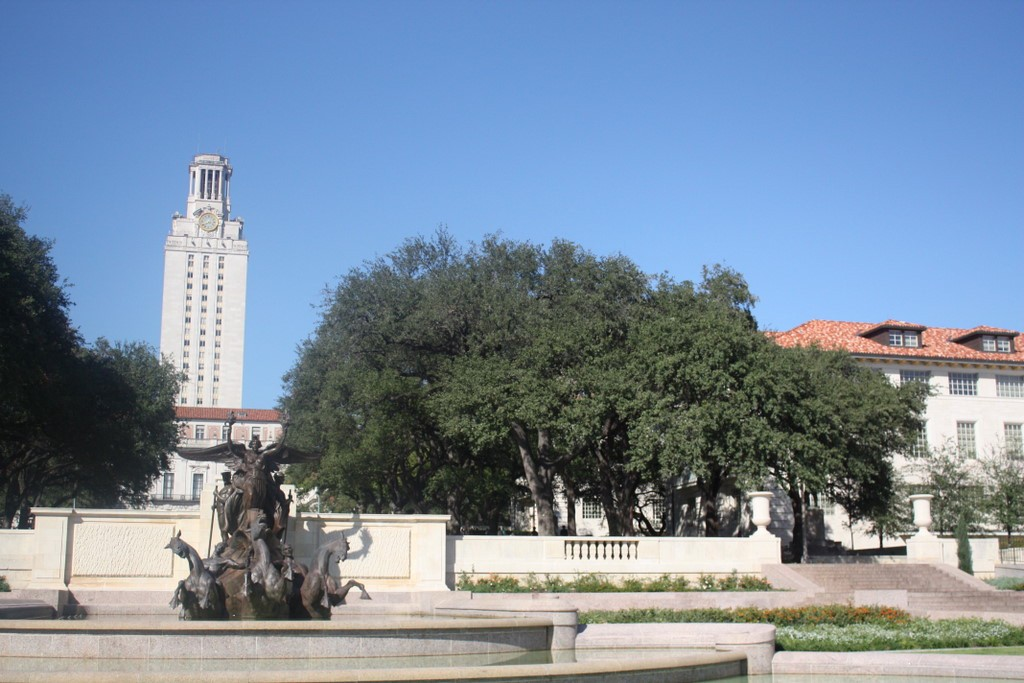
#> input picture Chapitre 6/images/left.jpg, 1024 x 683 px
$ jupyter execute 'Panorama à partir de plusieurs images.ipynb'
#> lines starting #> are read from the running program, lines starting #| are printed output that depends on the picture
### Chapitre 6/stitch.py
# Credits : https://github.com/ndvinh98/Panorama/tree/master

import cv2
import numpy as np


def blendingMask(height, width, barrier, smoothing_window, left_biased=True):
    assert barrier < width
    mask = np.zeros((height, width))

    offset = int(smoothing_window / 2)
    try:
        if left_biased:
            mask[:, barrier - offset : barrier + offset + 1] = np.tile(
                np.linspace(1, 0, 2 * offset + 1).T, (height, 1)
            )
            mask[:, : barrier - offset] = 1
        else:
            mask[:, barrier - offset : barrier + offset + 1] = np.tile(
                np.linspace(0, 1, 2 * offset + 1).T, (height, 1)
            )
            mask[:, barrier + offset :] = 1
    except BaseException:
        if left_biased:
            mask[:, barrier - offset : barrier + offset + 1] = np.tile(
                np.linspace(1, 0, 2 * offset).T, (height, 1)
            )
            mask[:, : barrier - offset] = 1
        else:
            mask[:, barrier - offset : barrier + offset + 1] = np.tile(
                np.linspace(0, 1, 2 * offset).T, (height, 1)
            )
            mask[:, barrier + offset :] = 1

    return cv2.merge([mask, mask, mask])


def panoramaBlending(dst_img_rz, src_img_warped, width_dst, side, showstep=False):
    """Given two aligned images @dst_img and @src_img_warped, and the @width_dst is width of dst_img
    before resize, that indicates where there is the discontinuity between the images,
    this function produce a smoothed transient in the overlapping.
    @smoothing_window is a parameter that determines the width of the transient
    left_biased is a flag that determines whether it is masked the left image,
    or the right one"""

    h, w, _ = dst_img_rz.shape
    smoothing_window = int(width_dst / 8)
    barrier = width_dst - int(smoothing_window / 2)
    mask1 = blendingMask(
        h, w, barrier, smoothing_window=smoothing_window, left_biased=True
    )
    mask2 = blendingMask(
        h, w, barrier, smoothing_window=smoothing_window, left_biased=False
    )

    if showstep:
        nonblend = src_img_warped + dst_img_rz
    else:
        nonblend = None
        leftside = None
        rightside = None

    if side == "left":
        dst_img_rz = cv2.flip(dst_img_rz, 1)
        src_img_warped = cv2.flip(src_img_warped, 1)
        dst_img_rz = dst_img_rz * mask1
        src_img_warped = src_img_warped * mask2
        pano = src_img_warped + dst_img_rz
        pano = cv2.flip(pano, 1)
        if showstep:
            leftside = cv2.flip(src_img_warped, 1)
            rightside = cv2.flip(dst_img_rz, 1)
    else:
        dst_img_rz = dst_img_rz * mask1
        src_img_warped = src_img_warped * mask2
        pano = src_img_warped + dst_img_rz
        if showstep:
            leftside = dst_img_rz
            rightside = src_img_warped

    return pano, nonblend, leftside, rightside


def warpTwoImages(src_img, dst_img,H, showstep=False):


    # get height and width of two images
    height_src, width_src = src_img.shape[:2]
    height_dst, width_dst = dst_img.shape[:2]

    # extract conners of two images: top-left, bottom-left, bottom-right, top-right
    pts1 = np.float32(
        [[0, 0], [0, height_src], [width_src, height_src], [width_src, 0]]
    ).reshape(-1, 1, 2)
    pts2 = np.float32(
        [[0, 0], [0, height_dst], [width_dst, height_dst], [width_dst, 0]]
    ).reshape(-1, 1, 2)

    try:
        # aply homography to conners of src_img
        pts1_ = cv2.perspectiveTransform(pts1, H)
        pts = np.concatenate((pts1_, pts2), axis=0)

        # find max min of x,y coordinate
        [xmin, ymin] = np.int64(pts.min(axis=0).ravel() - 0.5)
        [_, ymax] = np.int64(pts.max(axis=0).ravel() + 0.5)
        t = [-xmin, -ymin]

        # top left point of image which apply homography matrix, which has x coordinate < 0, has side=left
        # otherwise side=right
        # source image is merged to the left side or right side of destination image
        if pts[0][0][0] < 0:
            side = "left"
            width_pano = width_dst + t[0]
        else:
            width_pano = int(pts1_[3][0][0])
            side = "right"
        height_pano = ymax - ymin

        # Translation
        # https://stackoverflow.com/a/20355545
        Ht = np.array([[1, 0, t[0]], [0, 1, t[1]], [0, 0, 1]])
        src_img_warped = cv2.warpPerspective(
            src_img, Ht.dot(H), (width_pano, height_pano)
        )
        # generating size of dst_img_rz which has the same size as src_img_warped
        dst_img_rz = np.zeros((height_pano, width_pano, 3))
        if side == "left":
            dst_img_rz[t[1] : height_src + t[1], t[0] : width_dst + t[0]] = dst_img
        else:
            dst_img_rz[t[1] : height_src + t[1], :width_dst] = dst_img

        # blending panorama
        pano, nonblend, leftside, rightside = panoramaBlending(
            dst_img_rz, src_img_warped, width_dst, side, showstep=showstep
        )

        # croping black region
        pano = crop(pano, height_dst, pts)
        return pano, nonblend, leftside, rightside
    except BaseException:
        raise Exception("Please try again with another image set!")


# [30 lines left out: function multiStitching, not called in this run]


def crop(panorama, h_dst, conners):
    """crop panorama based on destination.
    @param panorama is the panorama
    @param h_dst is the hight of destination image
    @param conner is the tuple which containing 4 conners of warped image and
    4 conners of destination image"""
    # find max min of x,y coordinate
    [xmin, ymin] = np.int32(conners.min(axis=0).ravel() - 0.5)
    t = [-xmin, -ymin]
    conners = conners.astype(int)

    # conners[0][0][0] is the X coordinate of top-left point of warped image
    # If it has value<0, warp image is merged to the left side of destination image
    # otherwise is merged to the right side of destination image
    if conners[0][0][0] < 0:
        n = abs(-conners[1][0][0] + conners[0][0][0])
        panorama = panorama[t[1] : h_dst + t[1], n:, :]
    else:
        if conners[2][0][0] < conners[3][0][0]:
            panorama = panorama[t[1] : h_dst + t[1], 0 : conners[2][0][0], :]
        else:
            panorama = panorama[t[1] : h_dst + t[1], 0 : conners[3][0][0], :]
    return panorama

### Chapitre 6/Panorama à partir de plusieurs images.ipynb
### Coutures panoramiques
À titre d'exemple simple, considérons l'assemblage panoramique où nous avons deux images prises côte à côte avec un certain chevauchement, et nous souhaitons combiner ces deux images pour obtenir un point panoramique. Nous pouvons le faire en trois étapes :
- 1.) Rechercher des fonctionnalités dans les deux images
- 2.) Pour chaque fonctionnalité, trouvez la paire correspondante dans l'autre image
- 3.) Superposez les images de manière à ce que les paires soient alignées le mieux possible

*Figure 7: Panorama Stitching. [source](http://rpg.ifi.uzh.ch/docs/teaching/2019/05_feature_detection_1.pdf)*

Le plus difficile est de détecter les mêmes points indépendamment dans les deux images. Nous avons besoin de détecteurs de caractéristiques reproductibles, ce qui signifie que nous devons re-détecter les mêmes caractéristiques d'une image dans une autre.

Deuxièmement, nous devons trouver distinctement les caractéristiques correspondantes dans les deux images. Pour ce faire, nous utilisons des descripteurs. Les descripteurs sont une description d'un pixel et des caractéristiques qui l'entourent qui identifient le pixel de manière unique et sans ambiguïté. Le descripteur doit être robuste aux changements géométriques et d'éclairage afin que nous puissions trouver le même descripteur dans une image différente. De tels changements géométriques peuvent être : des changements de translation, de rotation, de mise à l'échelle et de perspective.

Un changement d'éclairage est une transformation simple et affine d'une valeur de pixels par un facteur constant *B*. Il peut facilement être surmonté en divisant une image par sa valeur d'intensité moyenne.

L'invariation de rotation est plus difficile à réaliser. Nous pourrions - par exemple - toujours faire pivoter nos entités détectées de telle sorte que les lignes les plus dominantes soient horizontales, mais nous verrons des méthodes plus efficaces plus loin dans cet article.

Lorsque nous détectons des fonctionnalités, nous utilisons généralement deux méthodes différentes : la **détection de coin** et la **détection de blob**.
Un coin est une région de contraste qui change de manière significative dans deux directions perpendiculaires. Il a une très grande précision de localisation mais est souvent difficile à distinguer. En revanche, un Blob est une région d’image qui diffère considérablement de ses voisines – comme un motif petit mais dominant. Les blobs sont moins précis en localisation que les coins, mais sont plus distincts et donc plus faciles à redétecter.

[cell 1]
import cv2
import os
import numpy as np
import matplotlib.pyplot as plt
from stitch import *

[cell 2]
rgb_l = cv2.cvtColor(cv2.imread("images/left.jpg"), cv2.COLOR_BGR2RGB)
gray_l = cv2.cvtColor(rgb_l, cv2.COLOR_RGB2GRAY)
rgb_r = cv2.cvtColor(cv2.imread("images/right.jpg"), cv2.COLOR_BGR2RGB)
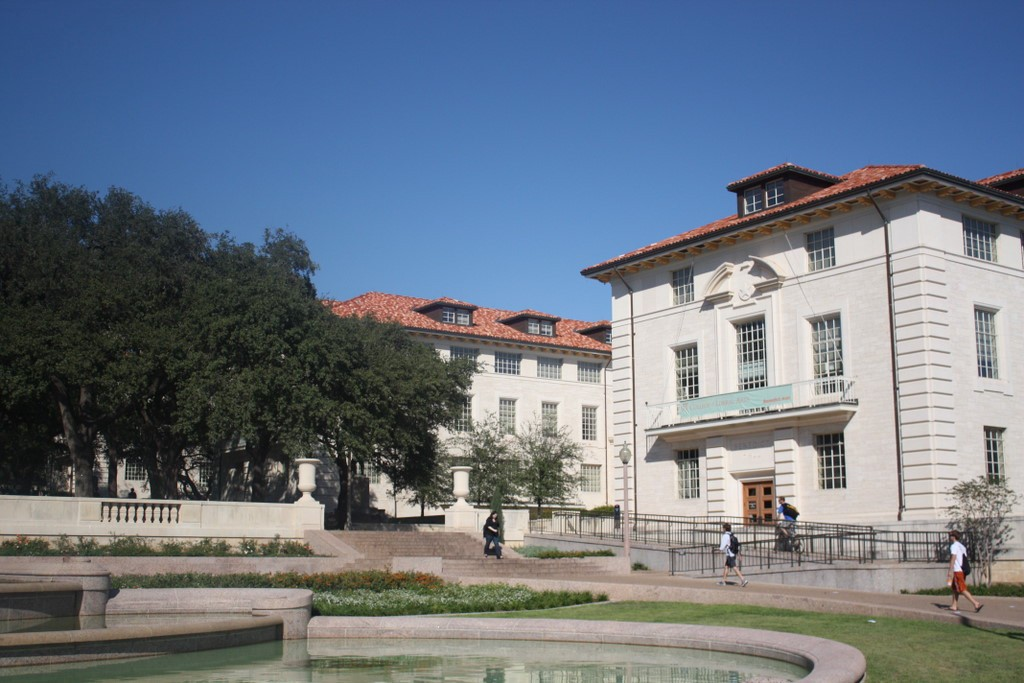
#> input picture Chapitre 6/images/right.jpg, 1024 x 683 px
gray_r = cv2.cvtColor(rgb_r, cv2.COLOR_RGB2GRAY)
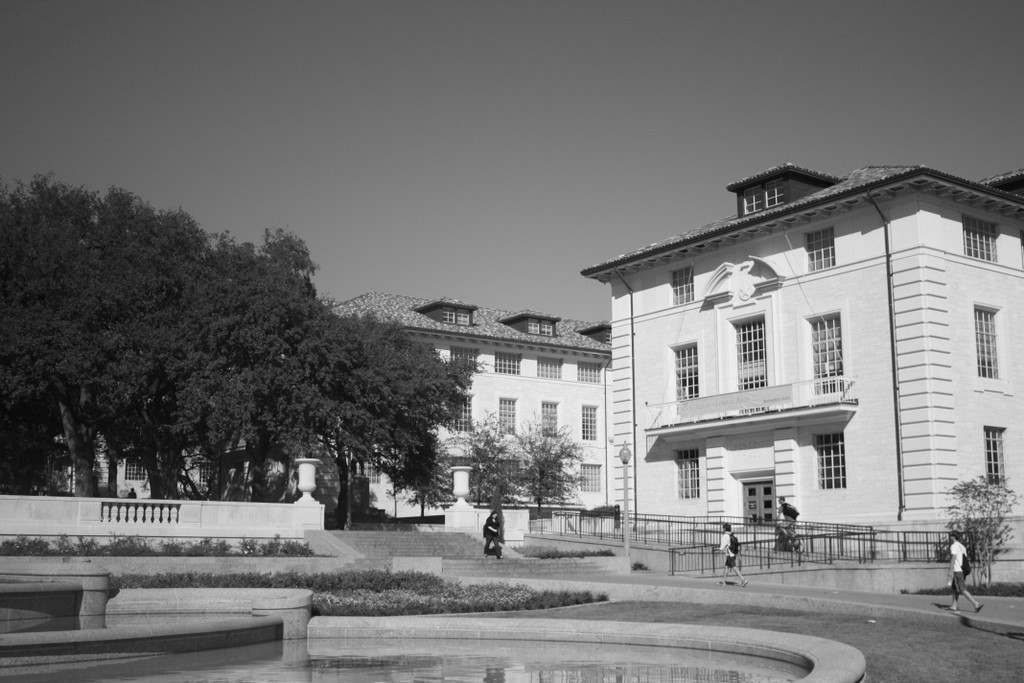
#> gray_r: shape (683, 1024); min 3, max 253, mean 117

[cell 3]
md = cv2.SIFT_create()
# Trouvez des points d'intérêt et des fonctionnalités informatiques.
k0,des1 = md.detectAndCompute(gray_l, None)
#> k0 = 5346 keypoints; strongest (x, y, size): (620, 556, 2.4), (612, 556, 2.2), (698, 499, 3.5), (772, 470, 2.8)
k1,des2 = md.detectAndCompute(gray_r, None)
#> k1 = 4239 keypoints; strongest (x, y, size): (958, 550, 9.6), (490, 528, 2), (440, 520, 6.8), (376, 451, 1.8)

[cell 4]
img0_kp= cv2.drawKeypoints(rgb_l.copy(), k0, rgb_l.copy(), flags=cv2.DRAW_MATCHES_FLAGS_DRAW_RICH_KEYPOINTS)
img1_kp=cv2.drawKeypoints(rgb_r.copy(), k1, rgb_r.copy(), flags=cv2.DRAW_MATCHES_FLAGS_DRAW_RICH_KEYPOINTS)

plt_img = np.concatenate((img0_kp, img1_kp), axis=1)
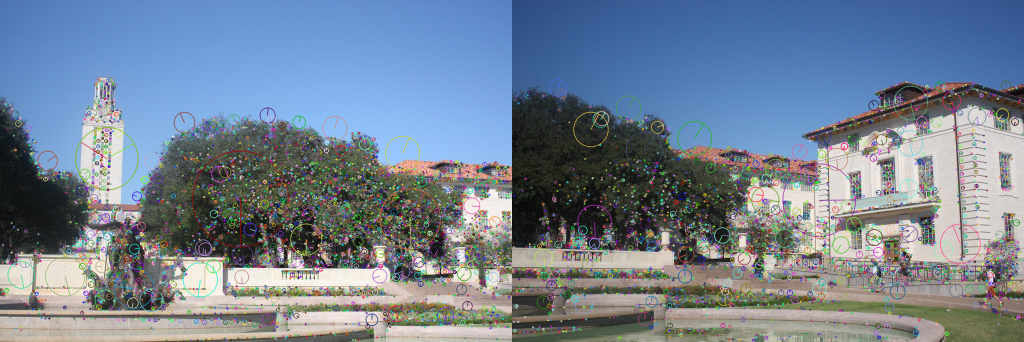
#> plt_img: shape (683, 2048, 3) (shown at 1/2 size); mean R, G, B 115.5, 130, 147
plt.figure(figsize=(15,15))
plt.imshow(plt_img)

[cell 5]
# Paramètres FLANN
FLANN_INDEX_KDTREE = 1
index_params = dict(algorithm = FLANN_INDEX_KDTREE, trees = 5)
search_params = dict(checks=50) # or pass empty dictionary
flann = cv2.FlannBasedMatcher(index_params,search_params)
matches = flann.knnMatch(des1,des2,k=2)
#> matches = 5346 matches
matchesMask = [[0,0] for i in range(len(matches))]
#> matchesMask = 5346 pairs, first value 0 to 0, second value 0 to 0
good = []
for i,(m,n) in enumerate(matches):
 if m.distance < 0.8*n.distance:
    good.append(m)
    matchesMask[i]=[1,0]
#> after the loop, good = 1208 matches; matchesMask = 5346 pairs, first value 0 to 1, second value 0 to 0

[cell 6]
src_points = np.float32([k0[m.queryIdx].pt for m in good]).reshape(-1, 1, 2)
#> src_points = 1208 rows, first 8: [54.04, 268.1], [72.61, 572.9], [75.44, 525], [77.34, 627.5], [82.47, 355], [82.48, 635.5], [90.47, 599.7], [129.9, 510.8]
dst_points = np.float32([k1[m.trainIdx].pt for m in good]).reshape(-1, 1, 2)
#> dst_points = 1208 rows, first 8: [292.3, 502], [622.1, 491.4], [575.9, 365.9], [826.2, 401.5], [257.4, 437.8], [892.6, 403.8], [89.34, 561], [9.89, 538.2]

[cell 7]
draw_params = dict(matchColor = (0,255,0),
 singlePointColor = (255,0,0),
 matchesMask = matchesMask,
 flags = cv2.DrawMatchesFlags_DEFAULT)
#> draw_params = 4 items
img = cv2.drawMatchesKnn(rgb_l.copy(),k0,rgb_r.copy(),k1,matches,None,**draw_params)
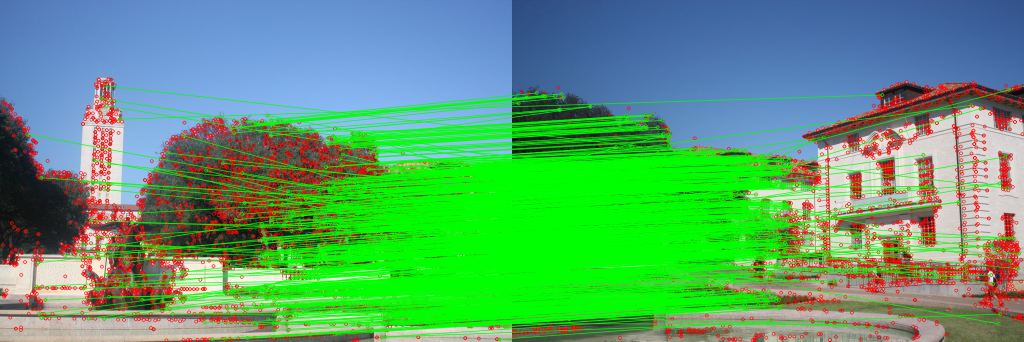
#> img: shape (683, 2048, 3) (shown at 1/2 size); mean R, G, B 92.4, 159.6, 110.8

[cell 8]
plt.figure(figsize=(15,15))
plt.imshow(img)

[cell 9]
H, mask = cv2.findHomography(src_points, dst_points, cv2.RANSAC, 5.0)
#> H = [[1.3, -0.0743, -573.6], [0.169, 1.22, -168.1], [0.00028, 2.07e-05, 1]]; mask = 1208 values, max 1 at index 56, min 0 at index 0, mean 0.887

[cell 10]
_,pano,_,_=warpTwoImages(rgb_l,rgb_r,H,True)
#> in warpTwoImages, `pts1_ = cv2.perspectiveTransform(pts1, H)`: pts1_ = [[-573.6, -168.1], [-615.7, 655.8], [542, 644.9], [587.4, 4.24]]
#> in warpTwoImages, `pts = np.concatenate((pts1_, pts2), axis=0)`: pts = [[-573.6, -168.1], [-615.7, 655.8], [542, 644.9], [587.4, 4.24], [0, 0], [0, 683], [1024, 683], [1024, 0]]
#> in warpTwoImages, `[xmin, ymin] = np.int64(pts.min(axis=0).ravel() - 0.5)`: xmin = -616; ymin = -168
#> in warpTwoImages, `[_, ymax] = np.int64(pts.max(axis=0).ravel() + 0.5)`: ymax = 683
#> in warpTwoImages, `t = [-xmin, -ymin]`: t = [616, 168]
#> in warpTwoImages, `width_pano = width_dst + t[0]`: width_pano = 1640
#> in warpTwoImages, `height_pano = ymax - ymin`: height_pano = 851
#> in warpTwoImages, `Ht = np.array([[1, 0, t[0]], [0, 1, t[1]], [0, 0, 1]])`: Ht = [[1, 0, 616], [0, 1, 168], [0, 0, 1]]
#> in panoramaBlending, `dst_img_rz = dst_img_rz * mask1`:
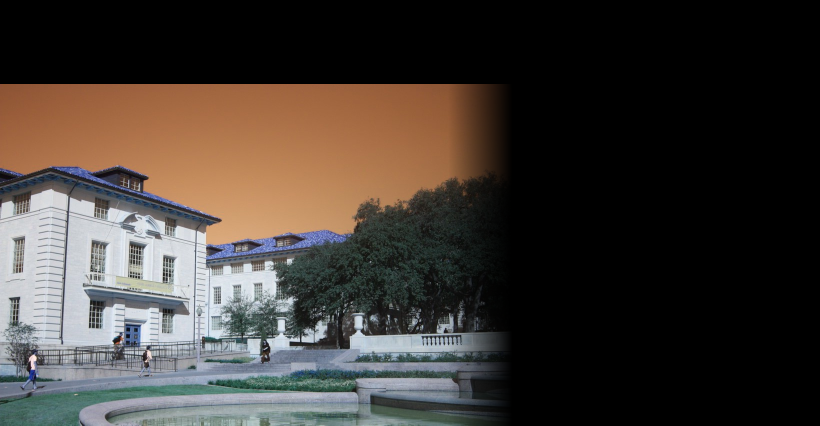
#> dst_img_rz: shape (851, 1640, 3) float64 (shown at 1/2 size); mean of channels 0, 1, 2 52.2, 57.4, 63.8; drawn as B, G, R
#> in panoramaBlending, `src_img_warped = src_img_warped * mask2`:
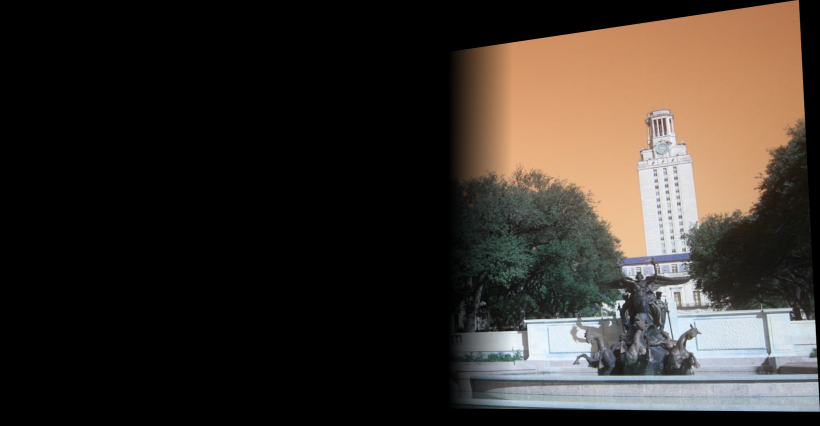
#> src_img_warped: shape (851, 1640, 3) float64 (shown at 1/2 size); mean of channels 0, 1, 2 43.2, 49.4, 56.7; drawn as B, G, R
#> in panoramaBlending, `leftside = cv2.flip(src_img_warped, 1)`:
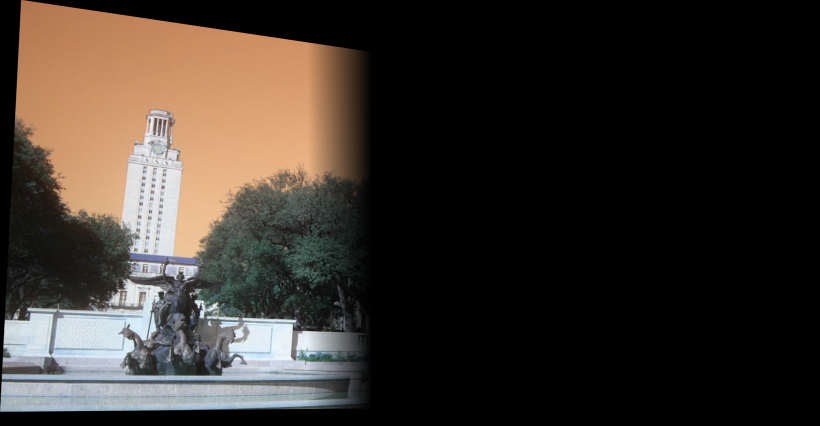
#> leftside: shape (851, 1640, 3) float64 (shown at 1/2 size); mean of channels 0, 1, 2 43.2, 49.4, 56.7; drawn as B, G, R
#> in panoramaBlending, `rightside = cv2.flip(dst_img_rz, 1)`:
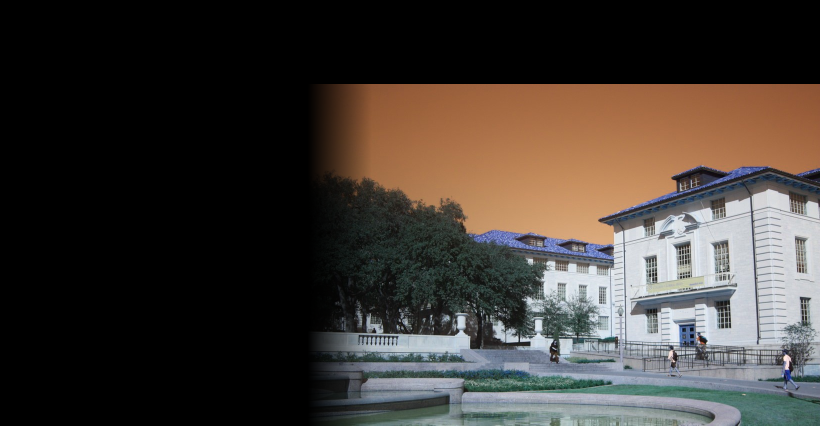
#> rightside: shape (851, 1640, 3) float64 (shown at 1/2 size); mean of channels 0, 1, 2 52.2, 57.4, 63.8; drawn as B, G, R
#> in crop, `[xmin, ymin] = np.int32(conners.min(axis=0).ravel() - 0.5)`: xmin = -616; ymin = -168
#> in crop, `t = [-xmin, -ymin]`: t = [616, 168]
#> in crop, `conners = conners.astype(int)`: conners = [[-573, -168], [-615, 655], [542, 644], [587, 4], [0, 0], [0, 683], [1024, 683], [1024, 0]]
#> in crop, `n = abs(-conners[1][0][0] + conners[0][0][0])`: n = 42
#> in crop, `panorama = panorama[t[1] : h_dst + t[1], n:, :]`:
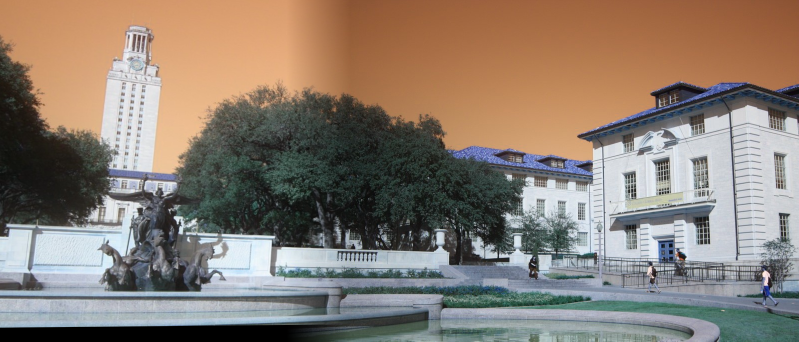
#> panorama: shape (683, 1598, 3) float64 (shown at 1/2 size); mean of channels 0, 1, 2 113.8, 125.2, 138.4; drawn as B, G, R
plt.figure(figsize=(15,15))
plt.imshow((pano).clip(0,255).astype('uint8'))
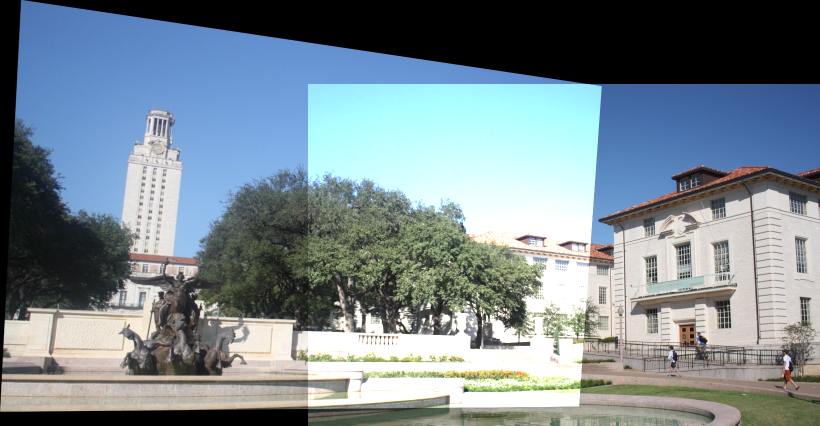
#> shown: shape (851, 1640, 3) (shown at 1/2 size); mean R, G, B 120.9, 135.3, 143.4
